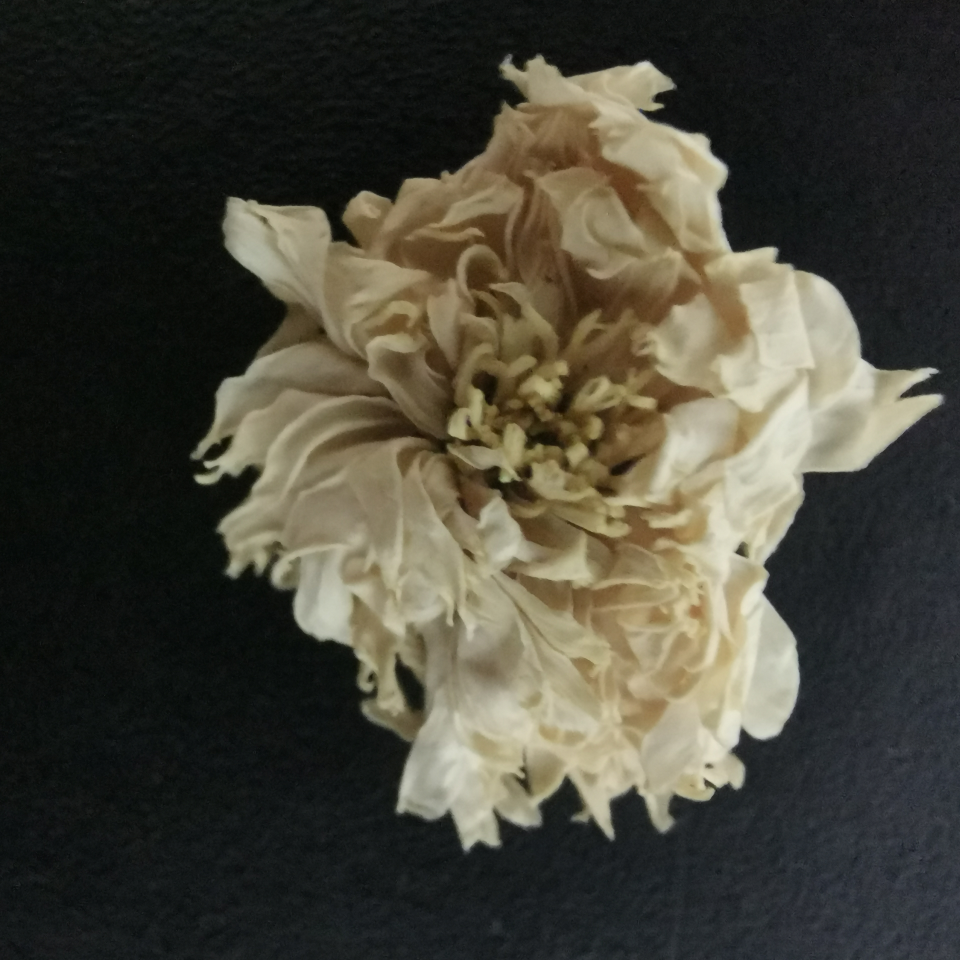
#> input picture picture/0_1.jpg, 3840 x 3840 px (shown at 1/4 size); its folder holds only this picture in this run
$ python -i mat_flower.py   (imports and definitions only)
#> lines starting #> are read from the running program, lines starting #| are printed output that depends on the picture; after the words box and inside, x2 and y2 are one past the last pixel; in counts of white or black regions, pixels touching at a corner belong together
# coding:utf-8
import cv2 as cv
import numpy as np
import matplotlib.pyplot as plot

from glob import glob
import os


def mat_flower(file_name):
#> called with file_name = 'picture/0_1.jpg'
    src = cv.imread(file_name, 1)
#> src is the input picture: shape (3840, 3840, 3); mean B, G, R 56.5, 68, 70.1
    src = cv.resize(src, (150, 150))
#> src: shape (150, 150, 3)
    tmp = cv.cvtColor(src, cv.COLOR_BGR2GRAY)
    tmp = cv.medianBlur(tmp, 1)
    b, g, r = cv.split(src)
    height, width = tmp.shape  # 获取图片宽高
#> height = 150; width = 150
    _, alpha = cv.threshold(tmp, 60, 255, cv.THRESH_BINARY)
#> alpha: shape (150, 150); 36.4% white; 38 white regions (37 under 20 px), largest, box (x1, y1, x2, y2) and area: (30, 8, 148, 133) 8127
    for i in range(width // 2 - 15, width // 2 + 15):
        for j in range(height // 2 - 10, height // 2 + 10):
            alpha = cv.floodFill(alpha, mask=None, seedPoint=(i, j), newVal=(120, 120, 120),
                                 loDiff=(10, 10, 10), upDiff=(10, 10, 10))[1]

    for i in range(alpha.shape[0]):
        for j in range(alpha.shape[1]):
            if alpha[i][j] == 120:
                alpha[i][j] = 255
            else:
                alpha[i][j] = 0
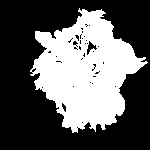
#> alpha: shape (150, 150); 37% white; 1 white region

    # 根据轮廓去洞
    contour, hier = cv.findContours(alpha, cv.RETR_CCOMP, cv.CHAIN_APPROX_SIMPLE)
#> contour = 51 contours, 46 with area under 20; largest, box (x1, y1, x2, y2) and area: (30, 8, 148, 133) 8296, (86, 40, 98, 56) 74, (61, 102, 67, 113) 30, (72, 40, 79, 46) 20, (74, 34, 80, 42) 20
    for cnt in contour:
        cv.drawContours(alpha, [cnt], 0, 255, -1)
#> this loop made 51 passes
#> cnt on passes 2, 3, 5, 6, 7, 8, 9, 12, 18, 20, 21, 22: [[76, 127], [77, 126], [78, 127], [77, 128]], [[81, 122], [82, 121], [83, 122], [82, 123]], [[41, 87], [42, 86], [43, 87], [42, 88]], [[114, 86], [115, 85], [116, 86], [115, 87]], [[72, 86], [73, 85], [74, 86], [73, 87]], [[91, 83], [92, 82], [93, 83], [92, 84]], [[89, 82], [90, 81], [91, 82], [90, 83]], [[98, 71], [99, 70], [100, 71], [99, 72]], [[60, 62], [61, 61], [62, 62], [61, 63]], [[80, 59], [81, 58], [82, 59], [81, 60]], [[81, 58], [82, 57], [83, 58], [82, 59]], [[55, 56], [56, 55], [57, 56], [56, 57]]
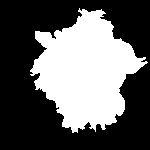
#> alpha: shape (150, 150); 38% white; 1 white region, box (x1, y1, x2, y2) and area: (30, 8, 148, 133) 8542

    kernel = cv.getStructuringElement(cv.MORPH_ELLIPSE, (3, 3))
#> kernel = [[0, 1, 0], [1, 1, 1], [0, 1, 0]]
    # alpha = cv.morphologyEx(alpha, cv.MORPH_CLOSE, kernel, iterations=1)
    alpha = cv.morphologyEx(alpha, cv.MORPH_OPEN, kernel, iterations=1)
#> alpha: shape (150, 150); 37.8% white; 1 white region

    # 这里不用alpha通道做merge，而是直接设置rgb，因为yolo训练和测试都是使用3通道的图片
    for i in range(alpha.shape[0]):
        for j in range(alpha.shape[1]):
            if alpha[i][j] == 0:
                b[i][j] = g[i][j] = r[i][j] = 0
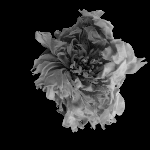
#> b: shape (150, 150); min 0, max 213, mean 40.6
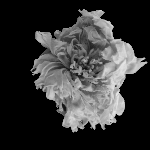
#> g: shape (150, 150); min 0, max 229, mean 52
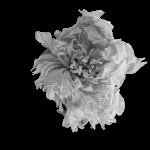
#> r: shape (150, 150); min 0, max 232, mean 56.2

    # plot.imshow(alpha, 'gray')
    # plot.show()

    resultImg = cv.merge([b, g, r], 3)
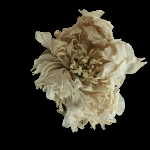
#> resultImg: shape (150, 150, 3); mean B, G, R 40.6, 52, 56.2
    resultImg = cutImage(resultImg, alpha)
    return resultImg


def cutImage(img, alpha):
    contours, _ = cv.findContours(alpha, cv.RETR_CCOMP, cv.CHAIN_APPROX_SIMPLE)
#> contours = 1 contour; box (x1, y1, x2, y2) and area: (30, 9, 148, 133) 8280
    x1, y1, x2, y2 = alpha.shape[0], alpha.shape[1], 0, 0
#> x1 = 150; y1 = 150; x2 = 0; y2 = 0
    for cnt in contours:
        # print(cnt)
        x1 = min(x1, np.min(cnt[:, :, 1]))
        y1 = min(y1, np.min(cnt[:, :, 0]))
        x2 = max(x2, np.max(cnt[:, :, 1]))
        y2 = max(y2, np.max(cnt[:, :, 0]))
#> this loop made 1 pass
#> (x1, y1, x2, y2) on pass 1: (9, 30, 132, 147)
        # print(x1, x2, y1, y2)
    return img[x1:x2, y1:y2, :]
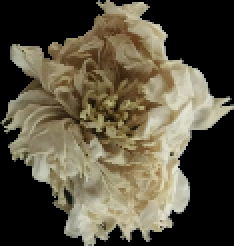
#> returned value: shape (123, 117, 3) (shown 2 times larger); mean of channels 0, 1, 2 63.5, 81.3, 87.9; drawn as B, G, R


# [9 lines not run here, left out]

        # plot.imshow(cv.cvtColor(dst, cv.COLOR_BGR2RGB))
        # plot.show()

>>> result = mat_flower('picture/0_1.jpg')

$ run again, on picture/0_2.jpg
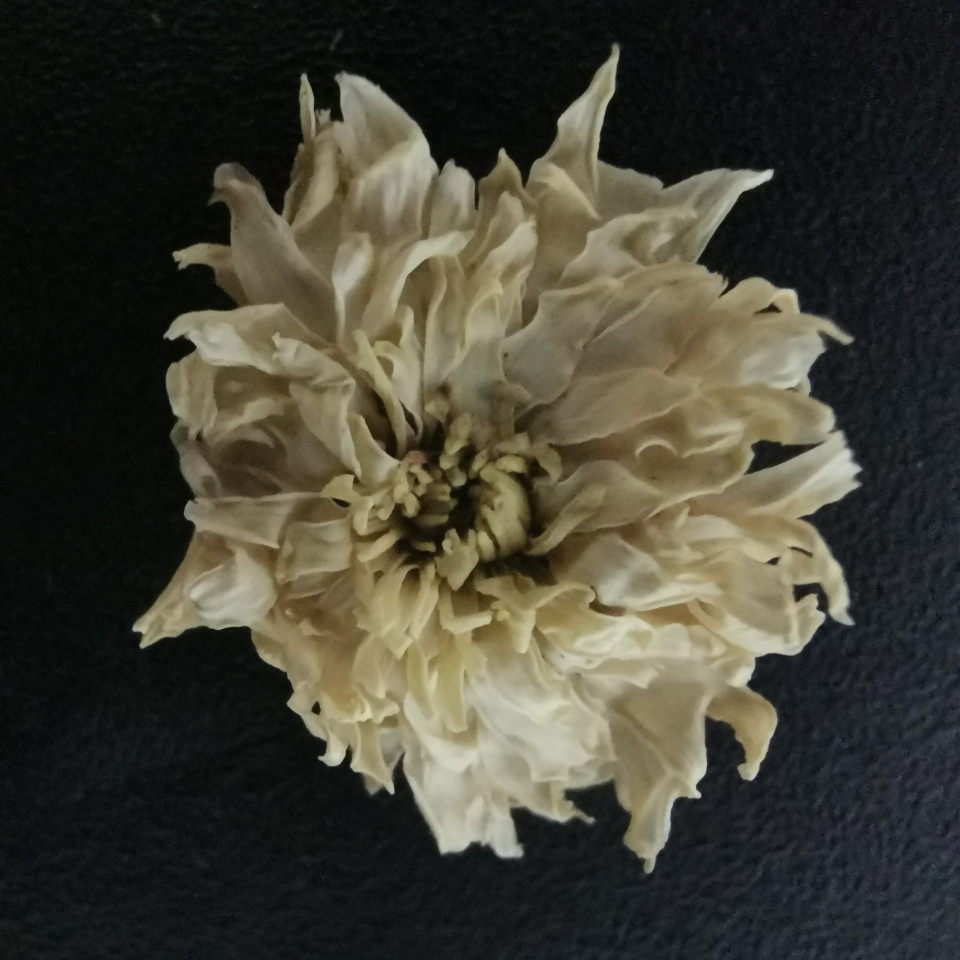
#> input picture picture/0_2.jpg, 3840 x 3840 px (shown at 1/4 size)
#> in mat_flower, src is the input picture: shape (3840, 3840, 3); mean B, G, R 52.2, 64, 65.8
#> src: shape (150, 150, 3)
#> contour = 32 contours, 29 with area under 20; largest, box (x1, y1, x2, y2) and area: (21, 7, 135, 136) 8959, (32, 68, 46, 79) 90, (116, 68, 127, 75) 36
#> the loop in mat_flower, `for cnt in contour:` made 32 passes
#> cnt on passes 3, 4, 7, 9, 11, 14, 16, 17: [[48, 95], [49, 94], [50, 95], [49, 96]], [[91, 94], [92, 93], [93, 94], [92, 95]], [[68, 90], [69, 89], [70, 90], [69, 91]], [[58, 89], [59, 88], [60, 89], [59, 90]], [[125, 86], [126, 85], [127, 86], [126, 87]], [[47, 79], [48, 78], [49, 79], [48, 80]], [[54, 75], [55, 74], [56, 75], [55, 76]], [[53, 73], [54, 72], [55, 73], [54, 74]]
#> after the loop in mat_flower, `for cnt in contour:`:
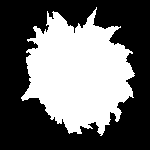
#> alpha: shape (150, 150); 41.1% white; 1 white region, box (x1, y1, x2, y2) and area: (21, 7, 135, 136) 9256
#> kernel = [[0, 1, 0], [1, 1, 1], [0, 1, 0]]
#> contours = 1 contour; box (x1, y1, x2, y2) and area: (21, 10, 135, 135) 8932
#> the loop in cutImage, `for cnt in contours:` made 1 pass
#> (x1, y1, x2, y2) on pass 1: (10, 21, 134, 134)
#> in cutImage, `return img[x1:x2, y1:y2, :]`:
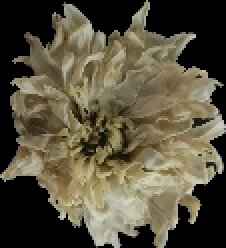
#> returned value: shape (124, 113, 3) (shown 2 times larger); mean of channels 0, 1, 2 62.1, 81.7, 87.8; drawn as B, G, R

$ run again, on picture/0_3.jpg
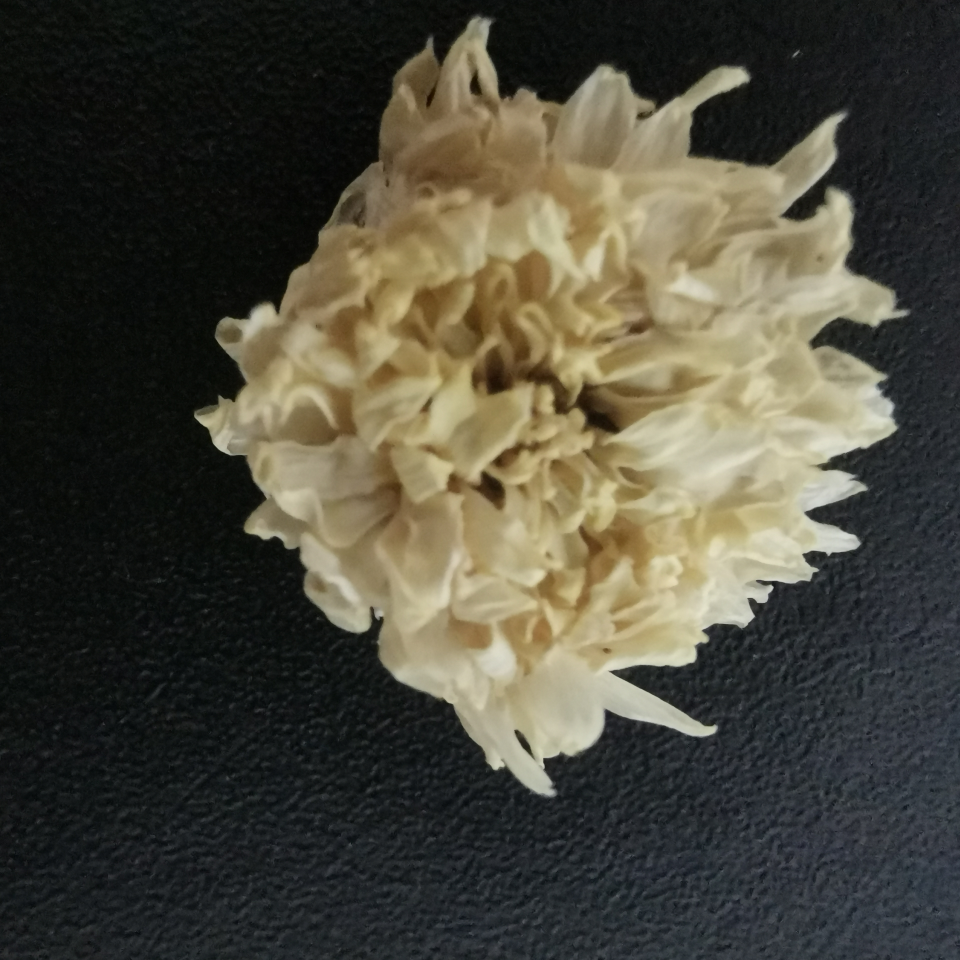
#> input picture picture/0_3.jpg, 3840 x 3840 px (shown at 1/4 size)
#> in mat_flower, src is the input picture: shape (3840, 3840, 3); mean B, G, R 58.9, 71.3, 73.8
#> src: shape (150, 150, 3)
#> contour = 17 contours, 14 with area under 20; largest, box (x1, y1, x2, y2) and area: (30, 2, 142, 125) 7726, (89, 59, 98, 69) 36, (75, 54, 81, 63) 27
#> the loop in mat_flower, `for cnt in contour:` made 17 passes
#> cnt on passes 3, 6, 9, 13, 14, 15: [[80, 115], [81, 114], [82, 115], [81, 116]], [[73, 59], [74, 58], [75, 59], [74, 60]], [[98, 51], [99, 50], [100, 51], [99, 52]], [[55, 30], [56, 29], [57, 30], [56, 31]], [[59, 28], [60, 27], [61, 28], [60, 29]], [[66, 27], [67, 26], [68, 27], [67, 28]]
#> after the loop in mat_flower, `for cnt in contour:`:
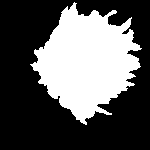
#> alpha: shape (150, 150); 35.5% white; 1 white region, box (x1, y1, x2, y2) and area: (30, 2, 142, 125) 7979
#> kernel = [[0, 1, 0], [1, 1, 1], [0, 1, 0]]
#> contours = 1 contour; box (x1, y1, x2, y2) and area: (31, 2, 141, 125) 7712
#> the loop in cutImage, `for cnt in contours:` made 1 pass
#> (x1, y1, x2, y2) on pass 1: (2, 31, 124, 140)
#> in cutImage, `return img[x1:x2, y1:y2, :]`:
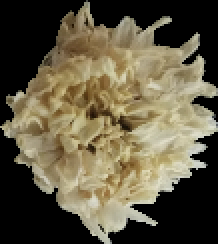
#> returned value: shape (122, 109, 3) (shown 2 times larger); mean of channels 0, 1, 2 67.1, 88.9, 96.8; drawn as B, G, R

$ run again, on picture/1_1.jpg
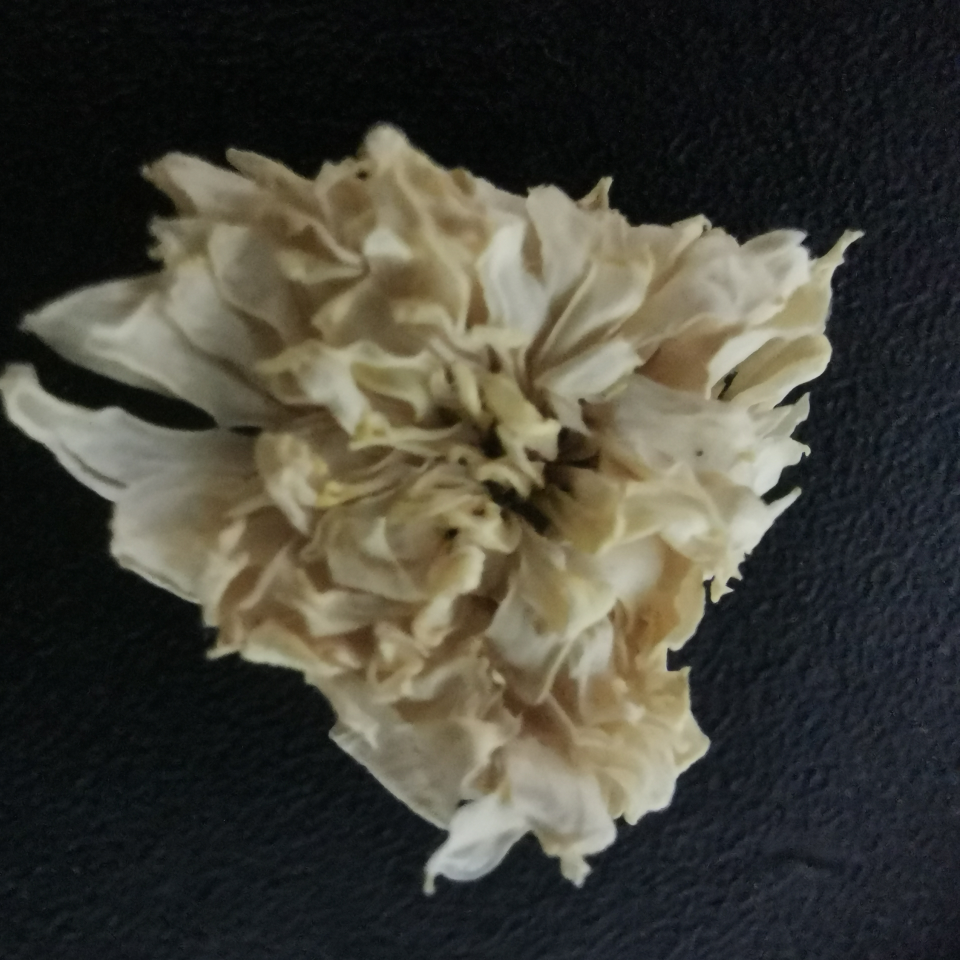
#> input picture picture/1_1.jpg, 3840 x 3840 px (shown at 1/4 size)
#> in mat_flower, src is the input picture: shape (3840, 3840, 3); mean B, G, R 56.6, 66, 67.6
#> src: shape (150, 150, 3)
#> contour = 40 contours, 36 with area under 20; largest, box (x1, y1, x2, y2) and area: (0, 19, 135, 140) 9069, (72, 88, 80, 98) 28, (40, 62, 51, 68) 28, (35, 65, 42, 73) 26
#> the loop in mat_flower, `for cnt in contour:` made 40 passes
#> cnt on passes 2, 5, 8, 9, 10, 11, 12, 13: [[71, 125], [72, 124], [73, 125], [72, 126]], [[78, 109], [79, 108], [80, 109], [79, 110]], [[48, 88], [49, 87], [50, 88], [49, 89]], [[45, 85], [46, 84], [47, 85], [46, 86]], [[46, 84], [47, 83], [48, 84], [47, 85]], [[44, 83], [45, 82], [46, 83], [45, 84]], [[43, 82], [44, 81], [45, 82], [44, 83]], [[39, 80], [40, 79], [41, 80], [40, 81]]
#> kernel = [[0, 1, 0], [1, 1, 1], [0, 1, 0]]
#> contours = 1 contour; box (x1, y1, x2, y2) and area: (0, 19, 134, 139) 9052
#> the loop in cutImage, `for cnt in contours:` made 1 pass
#> (x1, y1, x2, y2) on pass 1: (19, 0, 138, 133)
#> in cutImage, `return img[x1:x2, y1:y2, :]`:
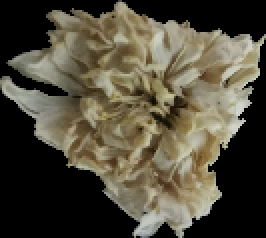
#> returned value: shape (119, 133, 3) (shown 2 times larger); mean of channels 0, 1, 2 59.5, 74.9, 80; drawn as B, G, R
